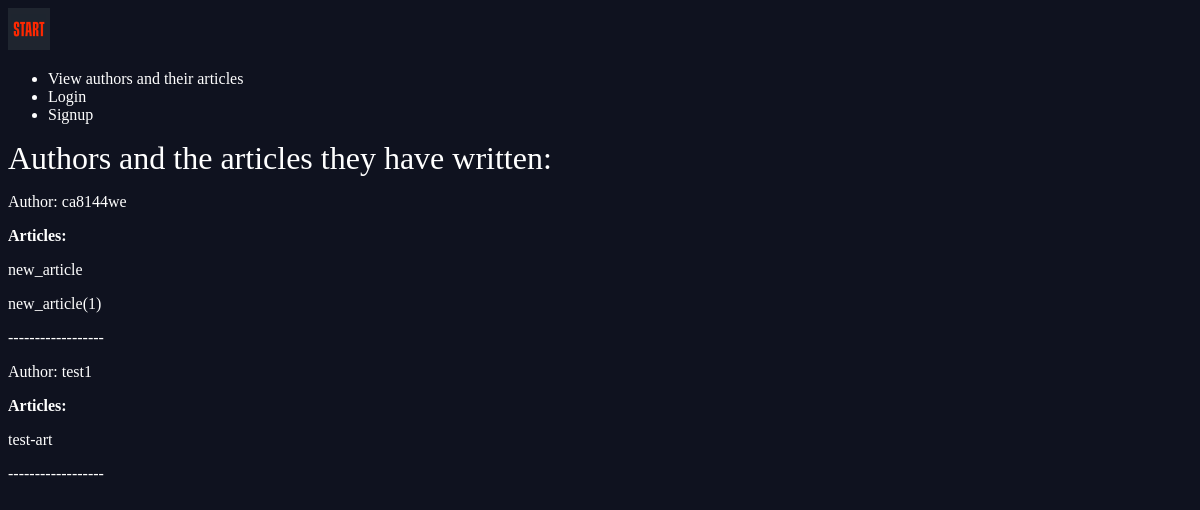
The page /articles/authors_articles on the database as committed earlier.
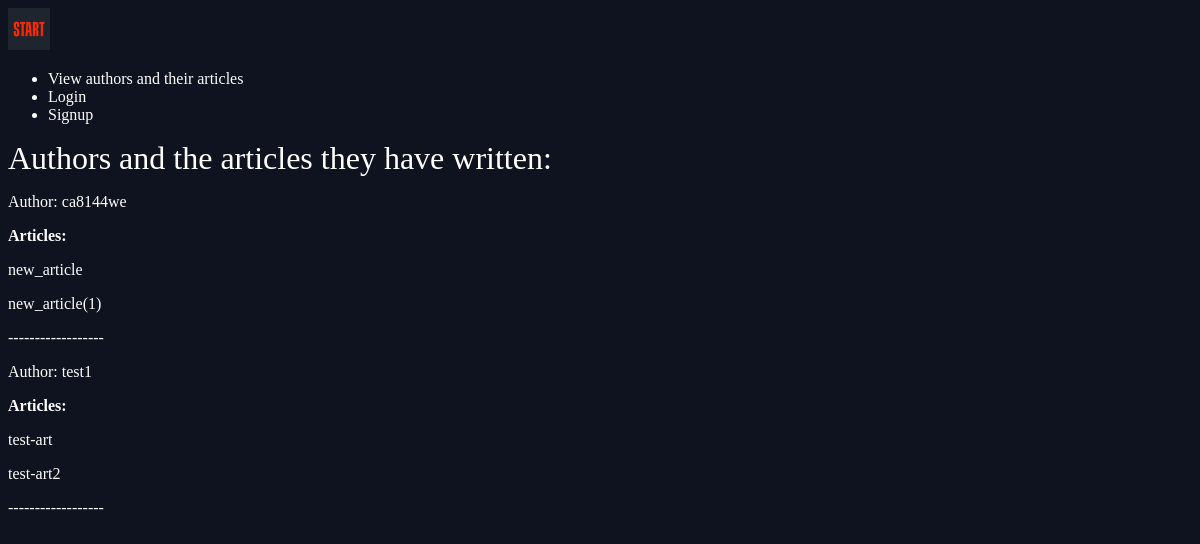
The same page on the database as committed later.
### articles/models.py (models this page shows, shortened)
class Article (models.Model):
    id = models.BigAutoField(primary_key=True)
    title = models.CharField(max_length=100)
    slug = models.SlugField()
    body = models.TextField()
    date = models.DateTimeField(auto_now_add=True)
    thumb = models.ImageField(default="default.png", blank=True)
    author = models.ForeignKey(User, default=None, on_delete=models.SET_NULL, null=True)
    def __str__(self):
        return self.title
    def get_author(self):
        return self.author

### articles/views.py (the view)
# urls.py: path(r'authors_articles', views.authors_articles, name='authors_articles'),
def authors_articles(request):
    articles = Article.objects.all() # All articles
    authors = set()
    for article in articles:
        if article.author != None:
            authors.add(article.get_author()) # Adds the authors of articles to list article_authors. Articles can have same author so possible dublicates
    return render(request, 'articles/authors_articles.html', {'authors': authors, 'articles': articles}) # Renders as third parameter list of all the users who are authors and all articles

### articles/templates/articles/authors_articles.html
{% extends 'base_layout.html' %}
{% block content %}
        <h1> Authors and the articles they have written: </h1>
        <div>
        {% for author in authors %}
        <div>
            <p>Author: {{author}}</p>
            <b>Articles:</b>
            {% for article in articles %}
            {% if article.author == author %}
            <p>{{article}}</p>
            {% endif %}
            {% endfor %}
            <p>------------------</p>
        </div>
        {% endfor %}
    </div>
{% endblock %}

Rows that differ between the two databases and show on the page:
added Article: title "test-art2"
